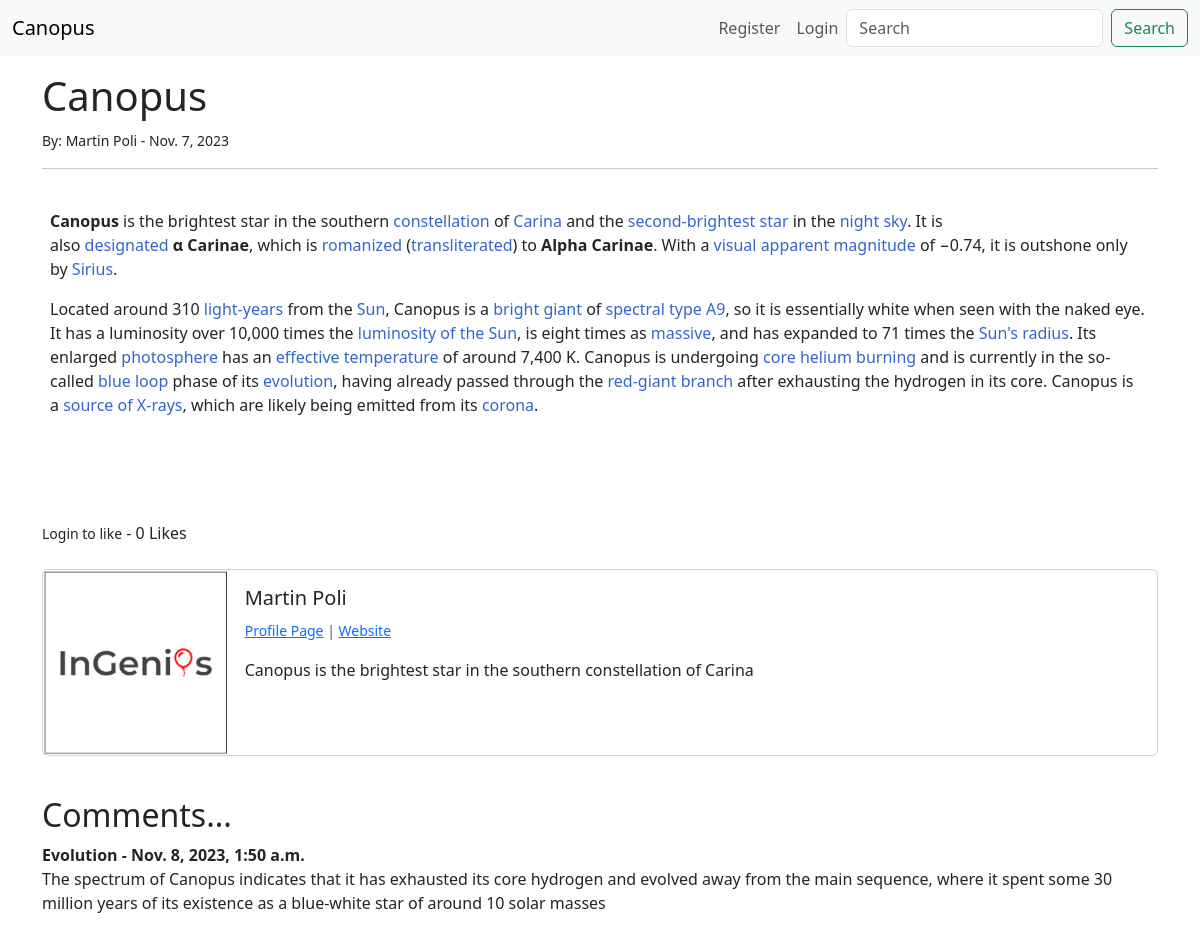
Screenshot of /article/4 with the database file from the repository.
### stars/models.py (models this page shows, shortened)
class Post(models.Model):
    title = models.CharField(max_length=255)
    header_image = models.ImageField(null=True, blank=True, upload_to="images/")
    title_tag = models.CharField(max_length=255, default="My Awesome Blog")
    author = models.ForeignKey(User, on_delete=models.CASCADE)
    body = RichTextField(blank=True, null=True)
    post_date = models.DateField(auto_now_add=True)
    snippet = models.CharField(max_length=255)
    likes = models.ManyToManyField(User, related_name='blog_posts')

class Profile(models.Model):
    user = models.OneToOneField(User, null=True, on_delete=models.CASCADE)
    bio = models.TextField()
    profile_pic = models.ImageField(null=True, blank=True, upload_to="images/profile/")
    website_url = models.CharField(max_length=255, null=True, blank=True)
    facebook = models.CharField(max_length=255, null=True, blank=True)
    instagram = models.CharField(max_length=255, null=True, blank=True)
    linkedin = models.CharField(max_length=255, null=True, blank=True)

class Comment(models.Model):
    post = models.ForeignKey(Post, related_name='comments', on_delete=models.CASCADE)
    name = models.CharField(max_length=255)
    body = models.TextField()
    date_added = models. DateTimeField(auto_now_add=True)

### stars/views.py (the view)
# urls.py: path('article/<int:pk>', ArticleDetailView.as_view(), name='article-detail'),
class ArticleDetailView(DetailView):
    model = Post
    template_name = 'stars/article_details.html'

### stars/templates/stars/article_details.html (shortened to what this page needs)
{% extends 'stars/base.html' %}
{% load static %}
{% block content %}
<h1>{{ post.title }}</h1>
<small>By:
    {{ post.author.first_name }}
    {{ post.author.last_name }} -
    {{ post.post_date }}
</small><br />
<hr>
<br />
{{ post.body | safe }}
<br><br>
<form action="{% url 'stars:like_post' post.pk %}" method="POST">
    {% if user.is_authenticated %}
    <button type="submit" , name="post_id" , value="{{ post.id }}" , class="btn {% if user in post.likes.all %} btn-primary
{% else %} btn-outline-primary {% endif %} btn-sm">Like
    </button>
    {% else %}
    <small>Login to like</small>
    {% endif %}
    - {{ post.likes.count }} Likes
</form>
<br>
{% if post.author.profile %}
<div class="card mb-3">
    <div class="row g-0">
        <div class="col-md-2">
            {% if post.author.profile.profile_pic %}
            <img src="{{ post.author.profile.profile_pic.url }}" class="img-fluid rounded-start" alt="...">
            {% else %}
            <img src="{% static 'stars\images\default_profile_pic.PNG' %}" class="img-fluid rounded-start" alt="...">
            {% endif %}
            </div>
        <div class="col-md-10">
            <div class="card-body">
                <h5 class="card-title">
                    {{ post.author.first_name }}
                    {{ post.author.last_name }}
                </h5>
                <p class="card-text">
                    <small class="text-body-secondary">
                        <a href="{% url 'members:show_profile_page' post.author.profile.id %}">Profile Page</a>
                        {% if post.author.profile.website_url %}
                         | <a href="{{ post.author.profile.website_url }}">Website</a>
                        {% endif %}
                    </small>
                </p>
                <p class="card-text">{{ post.author.profile.bio }}</p>
            </div>
        </div>
    </div>
</div>
{% endif %}
<br>
<h2>Comments...</h2>
{% if not post.comments.all %}
    No comments yet...
{% else %}
    {% for comment in post.comments.all %}
        <strong>{{ comment.name }} - {{ comment.date_added }}</strong>
        <br>
        {{ comment.body }}
        <br><br>
    {% endfor %}
{% endif %}
<br><br>
{% endblock %}

### stars/templates/stars/base.html (shortened to what this page needs)
<!doctype html>
<html lang="en">
<head>
  <link href="https://cdn.jsdelivr.net/npm/bootstrap@5.3.2/dist/css/bootstrap.min.css" rel="stylesheet"
>
</head>
<body>
  <nav class="navbar navbar-expand-lg bg-body-tertiary fixed-top">
    <div class="container-fluid">
      <a class="navbar-brand" href="{% url 'stars:home' %}">Canopus</a>
      <div class="collapse navbar-collapse" id="navbarSupportedContent">
        <ul class="navbar-nav ml-auto">
          {% if user.is_authenticated %}
          <li class="nav-item">
            <a class="nav-link" href="{% url 'logout' %}">Logout</a>
          </li>
          <li class="nav-item dropdown">
            <a class="nav-link dropdown-toggle" href="#" role="button" data-bs-toggle="dropdown" aria-expanded="false">
              {{ user.first_name }} {{ user.last_name }}
            </a>
            <ul class="dropdown-menu dropdown-menu-end">
              <li><a class="dropdown-item" href="{% url 'members:edit_profile'  %}">Edit settings</a></li>
              {% if user.profile.id %}
              <li><a class="dropdown-item" href="{% url 'members:edit_profile_page' user.profile.id %}">Edit Profile
                  Page</a></li>
              <li><a class="dropdown-item" href="{% url 'members:show_profile_page' user.profile.id %}">Show Profile
                  Page</a></li>
              {% else %}
              <li><a class="dropdown-item" href="{% url 'members:create_profile_page' %}">Create Profile Page</a></li>
              {% endif %}
            </ul>
          </li>
          {% else %}
          <li class="nav-item">
            <a class="nav-link" href="{% url 'members:register'%}">Register</a>
          </li>
          <li class="nav-item">
            <a class="nav-link" href="{% url 'login' %}">Login</a>
          </li>
          {% endif %}
        </ul>
        <form class="d-flex" role="search">
          <input class="form-control me-2" type="search" placeholder="Search" aria-label="Search">
          <button class="btn btn-outline-success" type="submit">Search</button>
        </form>
      </div>
    </div>
  </nav>
  <br />
  <div class='container mt-5'>
    {% block content %}
    {% endblock%}
  </div>
</body>
</html>

### rows the page displays
Post: title "Canopus", author.first_name "Martin", author.last_name "Poli", post_date "Nov. 7, 2023", body "Canopus is the brightest star in the southern constellation of Carina and the second-brightest star in the night sky . It is also designated α Carinae , which is romanized ( transliterated ) to Alpha Carinae . With a visual apparent magnitude of −0.74, it is outshone only by Sirius . Located around 310 light-years from the Sun , Canopus is a bright giant of spectral type A9 , so it is essentially white when seen with the naked eye. It has a luminosity over 10,000 times the luminosity of the Sun , is eight times as massive , and has expanded to 71 times the Sun's radius . Its enlarged photosphere has an effective temperature of around 7,400 K. Canopus is undergoing core helium burning and is…", likes.count "0", author.profile.bio "Canopus is the brightest star in the southern constellation of Carina"
Comment: name "Evolution", date_added "Nov. 8, 2023, 1:50 a.m.", body "The spectrum of Canopus indicates that it has exhausted its core hydrogen and evolved away from the main sequence, where it spent some 30 million years of its existence as a blue-white star of around 10 solar masses"
